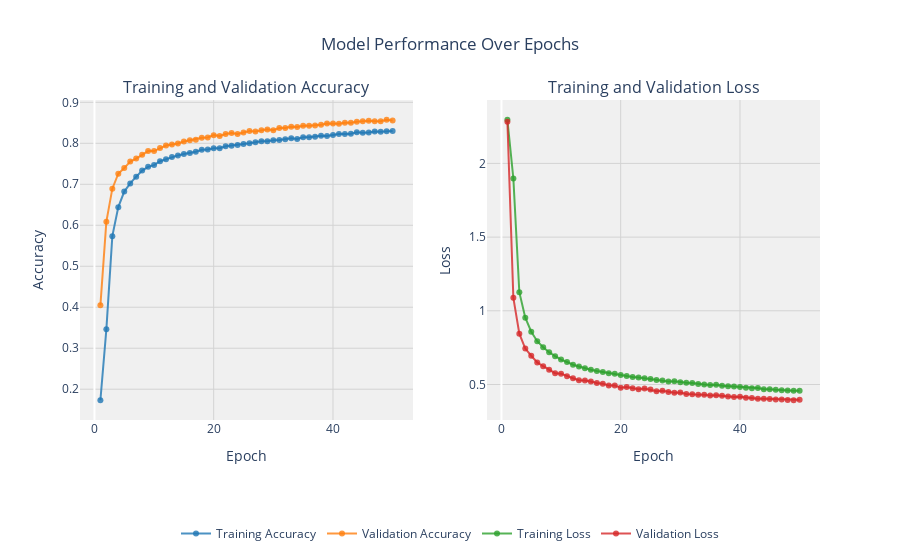

The code cell stored with this chart in its notebook:
### Code cell
def create_trace(x, y, name, color):
    trace = go.Scatter(
        x=x,
        y=y,
        name=name,
        line=dict(color=color, width=2),
        mode="lines+markers",
        marker=dict(size=6),
        hovertemplate=f'{name}: %{y}<extra></extra>',  # Removed specific formatting
    )
    return trace

def plot_accuracy_and_loss(train_model_drop):
    hist = train_model_drop.history
    acc = hist['accuracy']
    val_acc = hist['val_accuracy']
    loss = hist['loss']
    val_loss = hist['val_loss']
    epochs = list(range(1, len(acc) + 1))

    # Create traces
    trace_ta = create_trace(epochs, acc, "Training Accuracy", "rgba(31, 119, 180, 0.8)")
    trace_va = create_trace(epochs, val_acc, "Validation Accuracy", "rgba(255, 127, 14, 0.8)")
    trace_tl = create_trace(epochs, loss, "Training Loss", "rgba(44, 160, 44, 0.8)")
    trace_vl = create_trace(epochs, val_loss, "Validation Loss", "rgba(214, 39, 40, 0.8)")

    # Subplots
    fig = make_subplots(rows=1, cols=2, subplot_titles=('Training and Validation Accuracy', 'Training and Validation Loss'))

    # Add traces to subplots
    fig.add_trace(trace_ta, row=1, col=1)
    fig.add_trace(trace_va, row=1, col=1)
    fig.add_trace(trace_tl, row=1, col=2)
    fig.add_trace(trace_vl, row=1, col=2)

    # Update layout for aesthetics
    fig.update_layout(
        title='Model Performance Over Epochs',
        title_x=0.5,
        xaxis_title='Epoch',
        xaxis2_title='Epoch',
        yaxis_title='Accuracy',
        yaxis2_title='Loss',
        legend=dict(orientation="h", yanchor="bottom", y=-0.4, xanchor="center", x=0.5),
        plot_bgcolor='rgba(240, 240, 240, 0.95)',
        font=dict(size=12)
    )

    # Update axes for consistency
    fig.update_xaxes(showgrid=True, gridwidth=1, gridcolor='lightgray')
    fig.update_yaxes(showgrid=True, gridwidth=1, gridcolor='lightgray')

    # Display the plot
    iplot(fig)

# Example usage
plot_accuracy_and_loss(train_model_drop)
